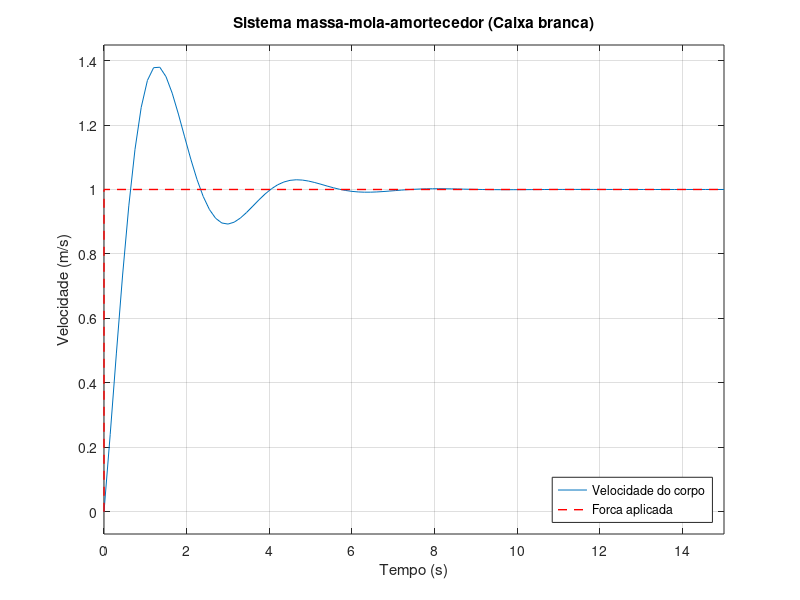
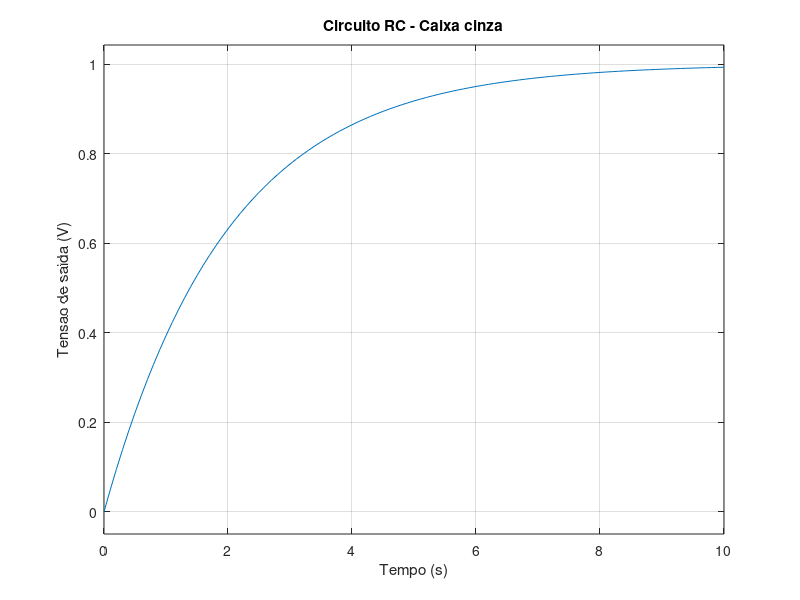
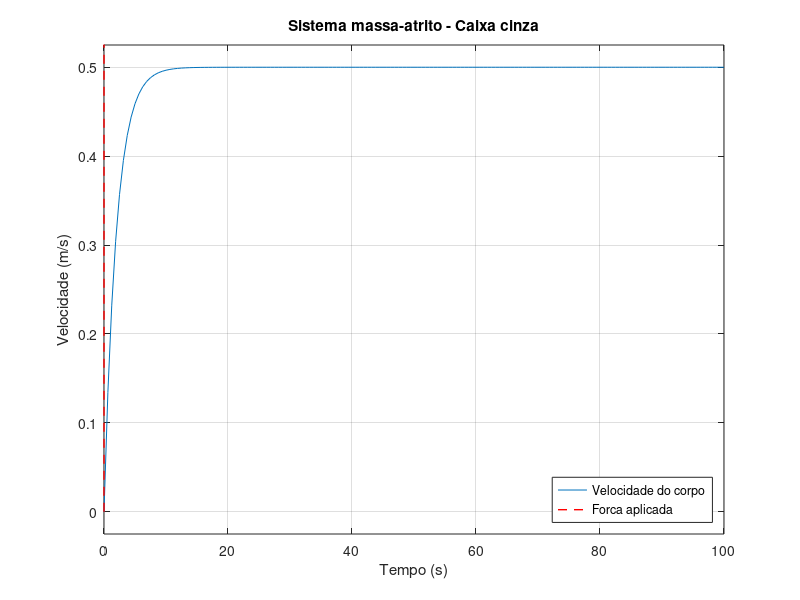

Write the MATLAB code that produced these figures, in order.
clc;
clear all;
close all;

%% 1 - sistema massa-mola-amortecedor (Caixa branca)

m = 2;
b = 3;
k = 8;


num = [b k]; % Numerador da funcao de transferencia
den = [m b k]; % Denominador da funcao de transferencia
G1 = tf(num, den) % Criando a funcao de transferencia do sistema

figure
step(G1, 15) % Resposta ao degrau
hold on

% Representacao da forca aplicada ao sistema
plot([0 0 15], [0 1 1], "r--", "LineWidth", 1)

grid on

xlabel("Tempo (s)")
ylabel("Velocidade (m/s)")
title("Sistema massa-mola-amortecedor (Caixa branca)")
legend("Velocidade do corpo", "Forca aplicada", "Location", "southeast")

%% Circuito RC - Caixa Cinza

R = 1000;
tau = 2;
C = tau/R;
disp(C)

num = 1;
den = [R*C 1];
G1 = tf(num, den)

% Resposta ao degrau
figure
step(G1, 10)
grid on

xlabel("Tempo (s)")
ylabel("Tensao de saida (V)")
title("Circuito RC - Caixa cinza")

%% Sistema massa-atrito (Caixa Cinza)
m = 4;
f = 1;
v = 0.5;

b = f/v; % f = b * v
disp(b)

% Numerador da funcao de transferencia
num = 1;

% Denominador da funcao de transferencia
den = [m b];

% Criando a funcao de transferencia do sistema
G1 = tf(num, den)

% Resposta ao degrau
figure
step(G1, 100)
hold on

% Representacao da forca aplicada ao sistema
plot([0 0 100], [0 1 1], "r--", "LineWidth", 1)

grid on

xlabel("Tempo (s)")
ylabel("Velocidade (m/s)")
title("Sistema massa-atrito - Caixa cinza")
legend("Velocidade do corpo", "Forca aplicada", "Location", "southeast")
